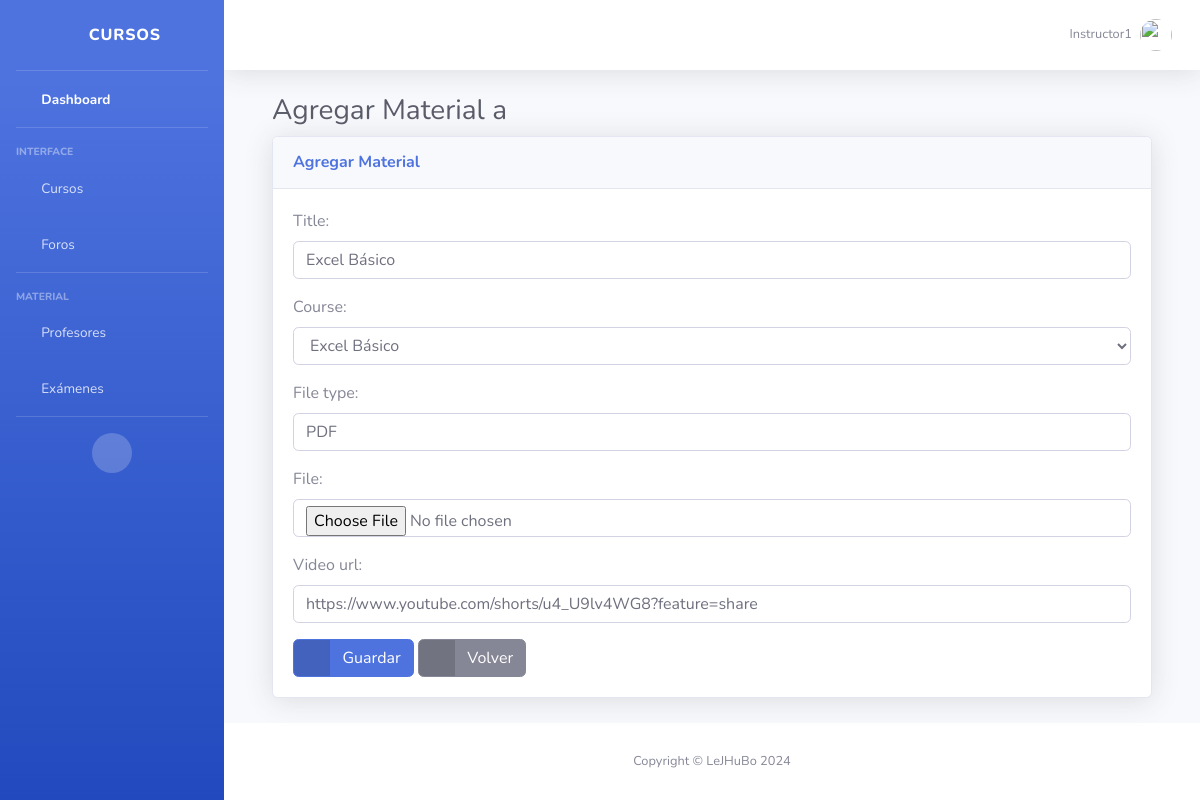
Page /materials/1/edit/ (signed in) on the committed database.
### courses/models.py (models this page shows, shortened)
class User(AbstractUser):
    ROLE_CHOICES = (
        ('student', 'Student'),
        ('instructor', 'Instructor'),
        ('admin', 'Admin'),
    )
    role = models.CharField(max_length=10, choices=ROLE_CHOICES, default='student')
    groups = models.ManyToManyField(Group, related_name='custom_user_set')
    user_permissions = models.ManyToManyField(Permission, related_name='custom_user_set')
    profile_picture = models.ImageField(upload_to='profile_pictures/', null=True, blank=True)
    objects = UserManager()

class Material(models.Model):
    title = models.CharField(max_length=200)
    course = models.ForeignKey(Course, on_delete=models.CASCADE, related_name='materials')
    file_type = models.CharField(max_length=50)
    uploaded_at = models.DateTimeField(auto_now_add=True)
    file = models.FileField(upload_to='materials/', blank=True, null=True)
    video_url = models.URLField(max_length=200, blank=True, null=True)

class Course(models.Model):
    title = models.CharField(max_length=200)
    description = models.TextField()
    start_date = models.DateField()
    end_date = models.DateField()
    instructor = models.ForeignKey(User, on_delete=models.CASCADE, limit_choices_to={'role': 'instructor'})
    image = models.ImageField(upload_to='course_images/', null=True, blank=True)
    video_url = models.URLField(blank=True, null=True)
    def __str__(self):
        return self.title

### courses/views.py (the view, shortened to what this page needs)
# urls.py: path('materials/<int:pk>/edit/', views.MaterialUpdateView.as_view(), name='material_edit'),
class MaterialUpdateView(LoginRequiredMixin, StudentAccessMixin, UserPassesTestMixin, UpdateView):
    model = Material
    form_class = MaterialForm
    template_name = 'material/material_form.html'
    success_url = reverse_lazy('material_list')
    def test_func(self):
        material = self.get_object()
        return self.request.user.is_superuser or (self.request.user.role == 'instructor' and material.course.instructor == self.request.user)

### courses/forms.py
class MaterialForm(forms.ModelForm):
    class Meta:
        model = Material
        fields = ['title', 'course', 'file_type', 'file', 'video_url']
        widgets = {
            'title': forms.TextInput(attrs={'class': 'form-control'}),
            'course': forms.Select(attrs={'class': 'form-control'}),
            'file_type': forms.TextInput(attrs={'class': 'form-control'}),
            'file': forms.FileInput(attrs={'class': 'form-control'}),
            'video_url': forms.URLInput(attrs={'class': 'form-control'}),
        }

### courses/templates/material/material_form.html
{% extends 'index.html' %} {% block title %}Agregar Material{% endblock %} {% block content %}
<div class="container-fluid">
    <h1 class="h3 mb-2 text-gray-800">Agregar Material a {{ course.title }}</h1>
    <div class="card shadow mb-4">
        <div class="card-header py-3">
            <h6 class="m-0 font-weight-bold text-primary">Agregar Material</h6>
        </div>
        <div class="card-body">
            <form method="post" enctype="multipart/form-data">
                {% csrf_token %} {{ form.as_p }}
                <button type="submit" class="btn btn-primary btn-icon-split">
                    <span class="icon text-white-50">
                        <i class="fas fa-save"></i>
                    </span>
                    <span class="text">Guardar</span>
                </button>
                <a href="{% url 'course_list' %}" class="btn btn-secondary btn-icon-split">
                    <span class="icon text-white-50">
                        <i class="fas fa-arrow-left"></i>
                    </span>
                    <span class="text">Volver</span>
                </a>
            </form>
        </div>
    </div>
</div>
{% endblock %}

### courses/templates/index.html (shortened to what this page needs)
{% load static %}
<!DOCTYPE html>
<html lang="en">
<head>
    <link href="{% static 'vendor/fontawesome-free/css/all.min.css' %}" rel="stylesheet" type="text/css">
    <link href="{% static 'css/sb-admin-2.min.css' %}" rel="stylesheet">
</head>
<body id="page-top">
    <div id="wrapper">
        <ul class="navbar-nav bg-gradient-primary sidebar sidebar-dark accordion" id="accordionSidebar">
            <a class="sidebar-brand d-flex align-items-center justify-content-center" href="{% url 'index' %}">
                <div class="sidebar-brand-icon rotate-n-15">
                    <i class="fas fa-book"></i>
                </div>
                <div class="sidebar-brand-text mx-3">Cursos <sup></sup></div>
            </a>
            <hr class="sidebar-divider my-0">
            <li class="nav-item active">
                <a class="nav-link" href="{% url 'index' %}">
                    <i class="fas fa-fw fa-tachometer-alt"></i>
                    <span>Dashboard</span></a>
            </li>
            <hr class="sidebar-divider">
            <div class="sidebar-heading">
                Interface
            </div>
            <li class="nav-item">
                <a class="nav-link collapsed" href="#" data-toggle="collapse" data-target="#collapseCourses" aria-expanded="true" aria-controls="collapseCourses">
                    <i class="fas fa-fw fa-cog"></i>
                    <span>Cursos</span>
                </a>
            </li>
            <li class="nav-item">
                <a class="nav-link collapsed" href="#" data-toggle="collapse" data-target="#collapseForos" aria-expanded="true" aria-controls="collapseForos">
                    <i class="fas fa-fw fa-comments"></i>
                    <span>Foros</span>
                </a>
            </li>
            <hr class="sidebar-divider">
            <div class="sidebar-heading">
                Material
            </div>
            <li class="nav-item">
                <a class="nav-link collapsed" href="#" data-toggle="collapse" data-target="#collapsePages" aria-expanded="true" aria-controls="collapsePages">
                    <i class="fas fa-fw fa-folder"></i>
                    <span>Profesores</span>
                </a>
            </li>
            <li class="nav-item">
                <a class="nav-link collapsed" href="#" data-toggle="collapse" data-target="#collapseExams" aria-expanded="true" aria-controls="collapseExams">
                    <i class="fas fa-fw fa-folder"></i>
                    <span>Exámenes</span>
                </a>
            </li>
            <hr class="sidebar-divider d-none d-md-block">
            <div class="text-center d-none d-md-inline">
                <button class="rounded-circle border-0" id="sidebarToggle"></button>
            </div>
        </ul>
        <div id="content-wrapper" class="d-flex flex-column">
            <div id="content">
                <nav class="navbar navbar-expand navbar-light bg-white topbar mb-4 static-top shadow">
                    <ul class="navbar-nav ml-auto">
                        <li class="nav-item dropdown no-arrow">
                            <a class="nav-link dropdown-toggle" href="#" id="userDropdown" role="button" data-toggle="dropdown" aria-haspopup="true" aria-expanded="false">
                                <span class="mr-2 d-none d-lg-inline text-gray-600 small">{{ user.username }}</span> {% if user.profile_picture %}
                                <img class="img-profile rounded-circle" src="{{ user.profile_picture.url }}"> {% else %}
                                <img class="img-profile rounded-circle" src="{% static 'img/undraw_profile.svg' %}"> {% endif %}
                            </a>
                        </li>
                    </ul>
                </nav>
                <div class="container-fluid">
                    {% block content %}{% endblock %}
                </div>
            </div>
            <footer class="sticky-footer bg-white">
                <div class="container my-auto">
                    <div class="copyright text-center my-auto">
                        <span>Copyright &copy; LeJHuBo 2024</span>
                    </div>
                </div>
            </footer>
        </div>
    </div>
</body>
</html>

### rows in the picture
User: username "Instructor1"
Material: title "Excel Básico", course "Excel Básico", file_type "PDF", video_url "https://www.youtube.com/shorts/u4_U9lv4WG8?feature=share"
